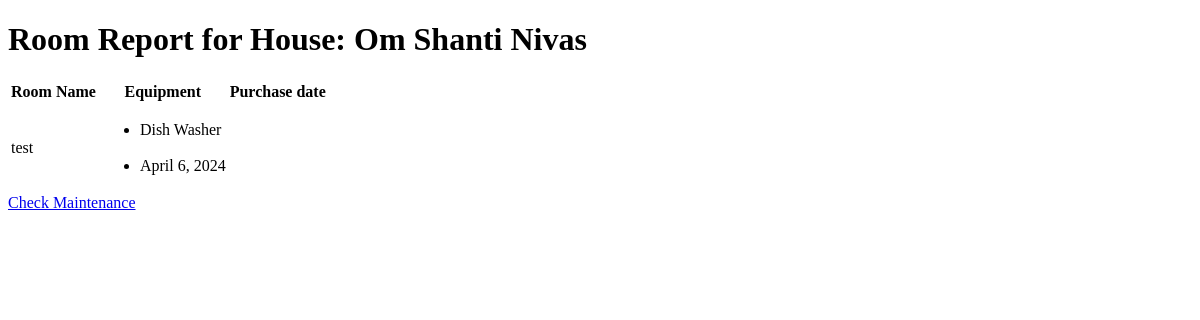
The app's page /room_report/36/ (signed in), older data.
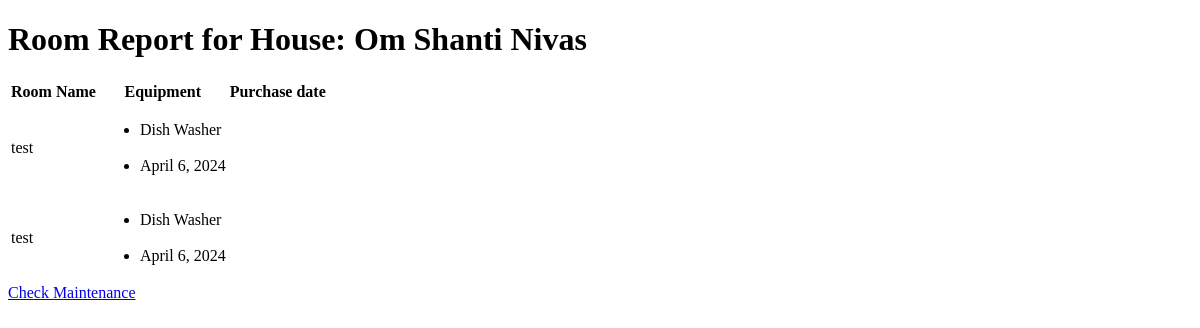
The same page, newer data.
### app1/models.py (models this page shows, shortened)
class Room(models.Model):
    house = models.ForeignKey(House, on_delete=models.CASCADE, related_name='rooms')
    user = models.ForeignKey(User, on_delete=models.CASCADE, default=1)
    name = models.CharField(max_length=100)
    equipment_name = models.CharField(max_length=100)
    purchase_date = models.DateField()
    maintenance_schedule = models.CharField(choices=[('monthly', 'Monthly'), ('yearly', 'Yearly'), ('weekly', 'Weekly')], max_length=10)
    maintenance_date = models.DateField()
    discard_date = models.DateField()
    insurance_policy_number = models.CharField(max_length=100)

### app1/views.py (the view)
# urls.py: path('room_report/<int:house_id>/',views.room_report,name='room_report'),
def room_report(request, house_id): # room report 30 test for Nutan Mali
    house = get_object_or_404(House, id=house_id, user=request.user)
    rooms = Room.objects.filter(house=house)
    for room in rooms:
        print("rooms print")
        room.equipment_list = room.equipment_name.split(",")  # Assuming equipment_name is a comma-separated list
        print(room.equipment_name)
        print(room.purchase_date)
        print(room.equipment_list)
    return render(request, 'room_report.html', {'house': house,
                    'rooms': rooms})

### templates/room_report.html (shortened to what this page needs)
<!DOCTYPE html>
<html lang="en">
<head>
</head>
<body>
<h1>Room Report for House: {{ house.name }}</h1>
    <table>
        <thead>
            <tr>
                <th>Room Name</th>
                <th>Equipment</th>
                <th>Purchase date</th>
            </tr>
        </thead>
        <tbody>
            {% for room in rooms %}
            <tr>
                <td>{{ room.name }}</td>
                <td>
                    <ul>
                        {% for item in room.equipment_list %}
                        <li>{{ room.equipment_name }}</li> <br>
                        <li>{{ room.purchase_date }}</li>
                        {% endfor %}
                    </ul>
                </td>
            </tr>
            {% endfor %}
        </tbody>
    </table>
    <a href="{% url 'maintenance_report' %}" class="btn btn-primary">Check Maintenance</a>
</body>
</html>

Row changes from the older to the newer data that the page shows:
added Room: name "test", equipment_name "Dish Washer", purchase_date "April 6, 2024"
